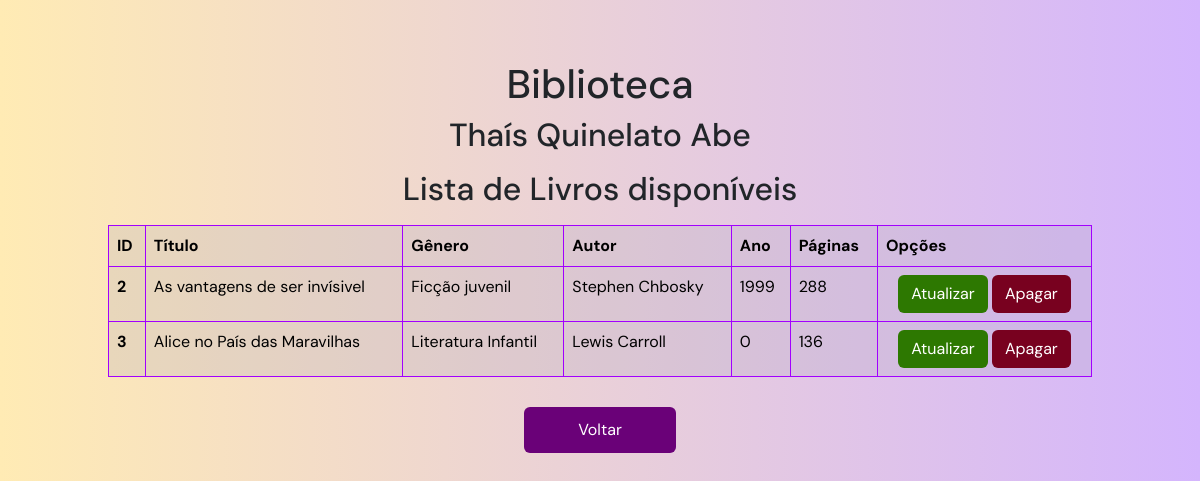
Before: /listar.php with the older database file.
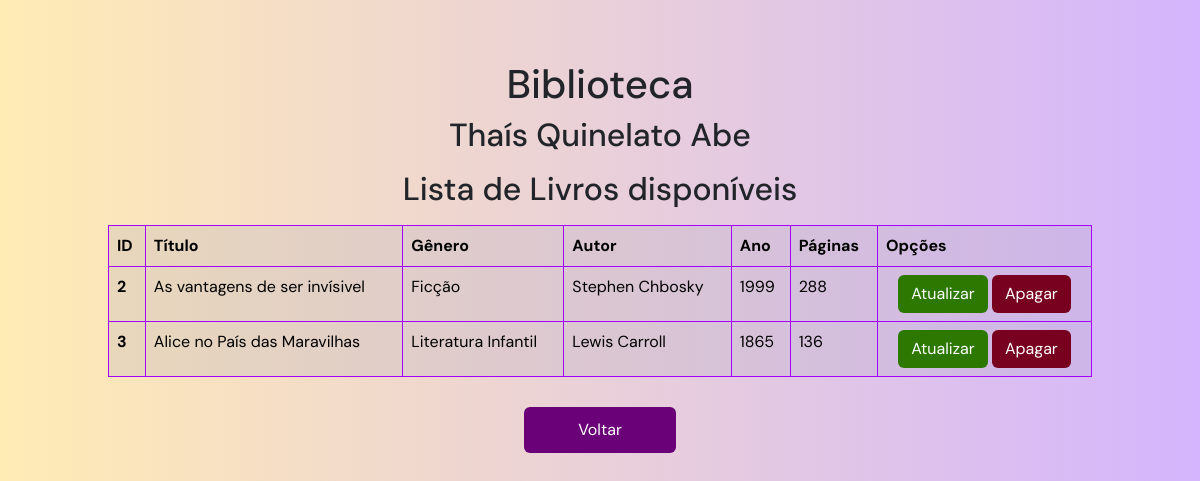
After: the same page with the newer database file.
### tables this page shows
CREATE TABLE `livro` (
  `id` int(11) NOT NULL,
  `titulo` varchar(255) NOT NULL,
  `genero` varchar(255) NOT NULL,
  `ano` int(4) NOT NULL,
  `autor` varchar(255) NOT NULL,
  `paginas` int(11) NOT NULL
);

### listar.php (the view, shortened to what this page needs)
<!DOCTYPE html>
<html lang="pt-br">
<head>
    <link href="https://cdn.jsdelivr.net/npm/bootstrap@5.3.7/dist/css/bootstrap.min.css" rel="stylesheet">
<link rel="stylesheet" href="assets/style.css">
</head>
<body>
    <section>
    <?php
        require 'conexao.php';
        include_once "pedaco.php";
    ?>
    <h2 class="mt-3 mb-3">Lista de Livros disponíveis</h2>
    <div class="container ">
        <table class="table  ">
            <thead>
                <tr>
                    <th scope="col">ID</th>
                    <th scope="col">Título</th>
                    <th scope="col">Gênero</th>
                    <th scope="col">Autor</th>
                    <th scope="col">Ano</th>
                    <th scope="col">Páginas</th>
                    <th scope="col">Opções</th>
                </tr>
            </thead>
            <tbody>
            <?php
                $sql = "SELECT * FROM livro";
                $stmt = $pdo->query($sql);
                while ($livro = $stmt->fetch(PDO::FETCH_ASSOC)) {
                    echo "<tr>";
                    echo "<th scope='row'>" .$livro['id']."</th>";
                    echo "<td>" . $livro['titulo'] ." </td>";
                    echo "<td>". $livro['genero'] ."</td>";
                    echo "<td>" . $livro['autor'] ."</td>";
                    echo "<td>". $livro['ano'] ."</td>";
                    echo "<td>". $livro['paginas'] ."</td>";
                    echo "
                    <td>
                        <div class=' text-center' role='group' aria-label='Basic example'>
                            <a href='form_atualizar.php?id=". $livro['id']."' type='button' class='btn botaot'>Atualizar</a>
                            <a href='#' type='button' class='btn botaol'>Apagar</a>
                        </div>
                    </td>
                    ";
                    echo "</tr>";
    }
?>
            </tbody>
        </table>
</div>
<div class="container2">
    <a href="index.php" type="button" class="btn botao">Voltar</a>
</div>
    </section>
</body>
</html>

### pedaco.php
<h1>Biblioteca</h1>
<h2>Thaís Quinelato Abe</h2>

### assets/style.css (style rules this page uses)
body { background-image: linear-gradient(to right, rgb(255, 235, 180) , rgb(212, 181, 253)); font-family: "DM Sans", sans-serif; }
h1, h2 { text-align: center; }
section { margin: 8%; margin-top: 5%; }
.botao { background-color: #6a0178; color: white; width: 15%; padding: 1%; transition: background-color 0.3s ease-in-out; }
.botaot { background-color: #2d7801; color: white; transition: transform 0.2s ease-in-out; }
.botaol { background-color: #78011f; color: white; transition: transform 0.2s ease-in-out; }
.container2 { display: flex; justify-content: center; align-items: center; margin-top: 3%; }
table, th, td { border: 1px solid rgb(162, 0, 255); }
td, th { background-color: #aaa8bd3d !important; }

Changed rows visible on the page:
changed livro "As vantagens de ser invísivel": genero "Ficção juvenil" → "Ficção"
changed livro "Alice no País das Maravilhas": ano "0" → "1865"
